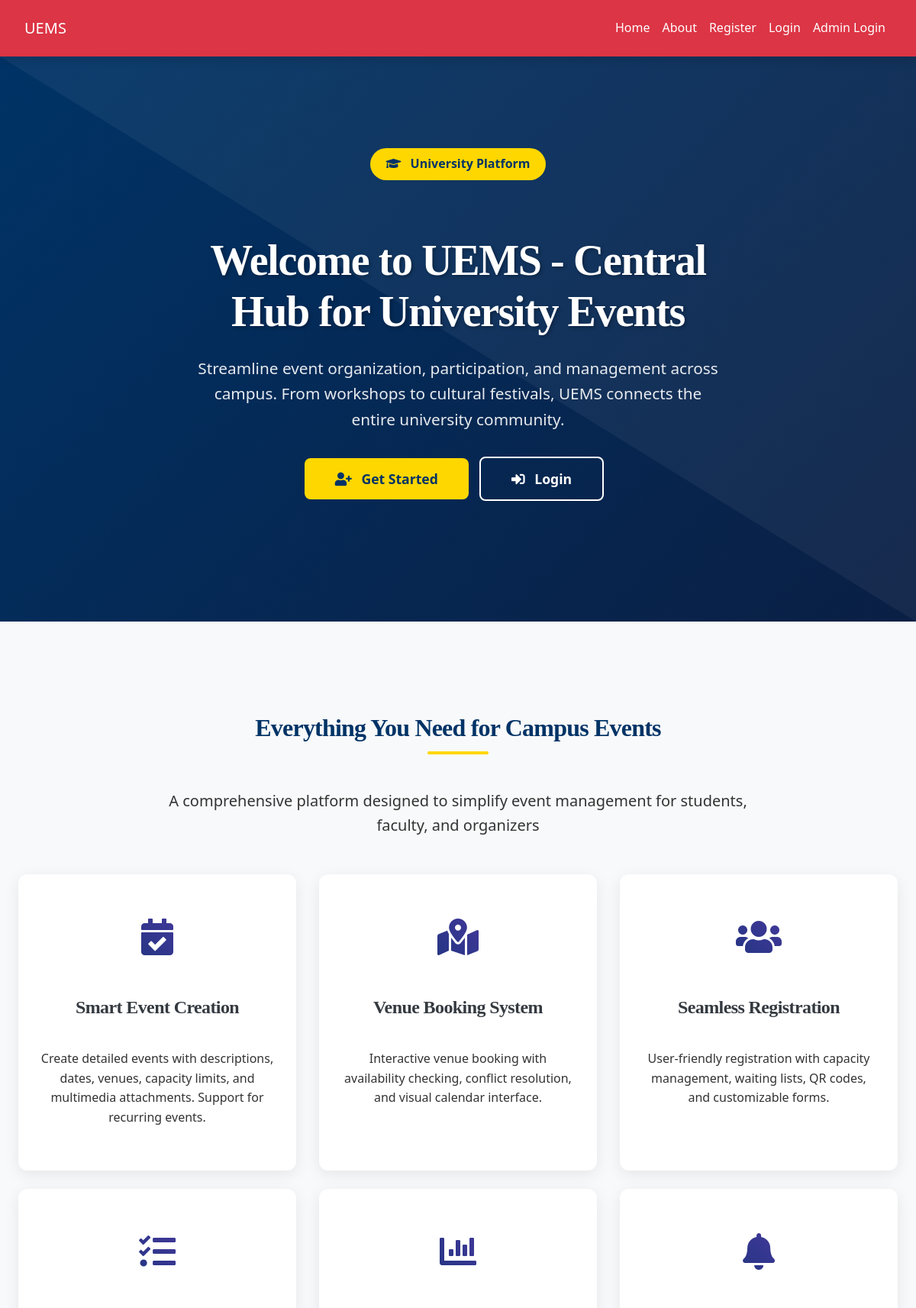
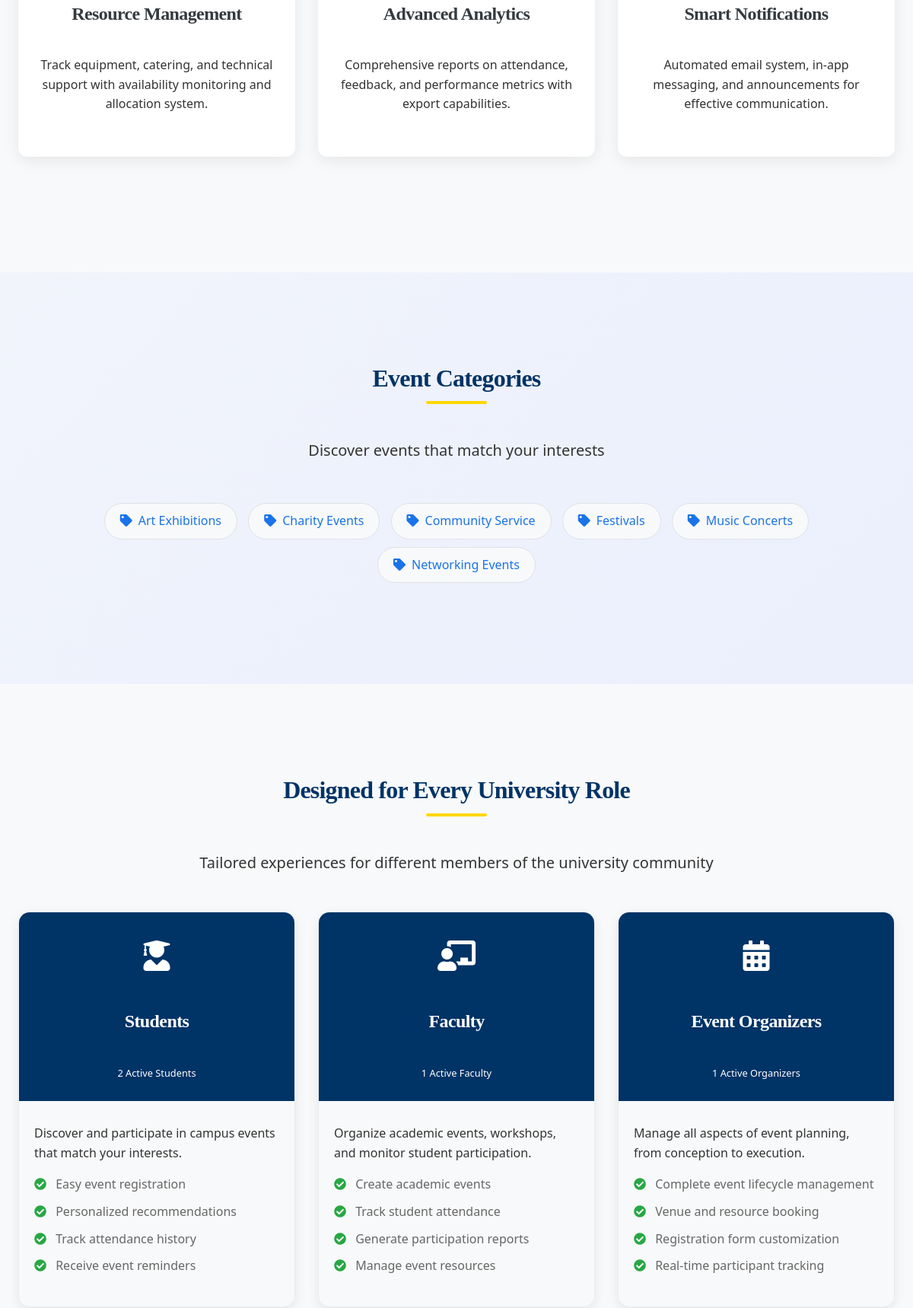
The page / (upper part) on the database its author committed (2 pictures, top to bottom).
### tables this page shows
CREATE TABLE `event_categories` (
  `id` int(11) NOT NULL,
  `name` varchar(100) NOT NULL
);

CREATE TABLE `events` (
  `event_id` int(11) NOT NULL,
  `title` varchar(255) NOT NULL,
  `description` text NOT NULL,
  `organizer_id` int(11) NOT NULL,
  `category_id` int(11) DEFAULT NULL,
  `event_type` enum('one_time','recurring') DEFAULT 'one_time',
  `start_datetime` datetime NOT NULL,
  `end_datetime` datetime NOT NULL,
  `capacity` int(11) DEFAULT 0,
  `registration_deadline` datetime DEFAULT NULL,
  `status` enum('pending','approved','rejected','cancelled','completed') DEFAULT 'pending',
  `banner_image` varchar(255) DEFAULT NULL,
  `created_at` datetime DEFAULT current_timestamp(),
  `updated_at` datetime DEFAULT current_timestamp() ON UPDATE current_timestamp()
);

### index.php (the view, shortened to what this page needs)
<?php
$conn = new mysqli("localhost", "root", "", "uems_db");
$events_sql = "SELECT e.*, c.name as category_name, u.first_name, u.last_name
               FROM events e
               LEFT JOIN event_categories c ON e.category_id = c.id
               LEFT JOIN users u ON e.organizer_id = u.id
               WHERE e.status = 'approved'
               AND e.start_datetime >= CURDATE()
               ORDER BY e.start_datetime ASC
               LIMIT 3";
$events_result = $conn->query($events_sql);
$categories_sql = "SELECT * FROM event_categories LIMIT 6";
$categories_result = $conn->query($categories_sql);
$categories = [];
if ($categories_result->num_rows > 0) {
    while($row = $categories_result->fetch_assoc()) {
        $categories[] = $row;
    }
}
$role_stats_sql = "SELECT role, COUNT(*) as count FROM users WHERE status = 'active' GROUP BY role";
$role_stats_result = $conn->query($role_stats_sql);
$role_counts = [
    'Student' => 0,
    'Faculty' => 0,
    'Event Organizer' => 0
];
if ($role_stats_result->num_rows > 0) {
    while($row = $role_stats_result->fetch_assoc()) {
        $role_counts[$row['role']] = $row['count'];
    }
}
?>
<!DOCTYPE html>
<html lang="en">
<head>
    <link rel="stylesheet" href="https://maxcdn.bootstrapcdn.com/bootstrap/4.5.2/css/bootstrap.min.css">
    <link rel="stylesheet" href="https://cdnjs.cloudflare.com/ajax/libs/font-awesome/5.15.4/css/all.min.css">
    <link rel="stylesheet" href="https://cdn.jsdelivr.net/npm/bootstrap-icons@1.8.1/font/bootstrap-icons.css">
    <link rel="stylesheet" href="./css/style.css">
</head>
<body>
<?php include('navbar.php'); ?>
<section class="hero-section">
    <div class="container">
        <div class="row align-items-center">
            <div class="col-lg-8 mx-auto text-center">
                <div class="hero-badge animate-fade-in-up">
                    <i class="fas fa-graduation-cap mr-2"></i> University Platform
                </div>
                <h1 class="animate-fade-in-up text-white" style="animation-delay: 0.2s">Welcome to UEMS - Central Hub for University Events</h1>
                <p class="lead animate-fade-in-up" style="animation-delay: 0.4s">
                    Streamline event organization, participation, and management across campus.
                    From workshops to cultural festivals, UEMS connects the entire university community.
                </p>
                <div class="mt-4 animate-fade-in-up" style="animation-delay: 0.6s">
                    <?php if (!isset($_SESSION['id'])): ?>
                        <a href="register.php" class="btn btn-hero btn-hero-primary">
                            <i class="fas fa-user-plus mr-2"></i> Get Started
                        </a>
                        <a href="login.php" class="btn btn-hero btn-hero-secondary">
                            <i class="fas fa-sign-in-alt mr-2"></i> Login
                        </a>
                    <?php endif; ?>
                </div>
            </div>
        </div>
    </div>
</section>
<section class="section bg-light">
    <div class="container">
        <h2 class="text-center section-title">Everything You Need for Campus Events</h2>
        <p class="text-center mb-5 lead" style="max-width: 800px; margin: 0 auto 50px;">
            A comprehensive platform designed to simplify event management for students, faculty, and organizers
        </p>
        <div class="row">
            <div class="col-md-4 mb-4">
                <div class="feature-card">
                    <div class="feature-icon">
                        <i class="fas fa-calendar-check"></i>
                    </div>
                    <h4>Smart Event Creation</h4>
                    <p>Create detailed events with descriptions, dates, venues, capacity limits, and multimedia attachments. Support for recurring events.</p>
                </div>
            </div>
            <div class="col-md-4 mb-4">
                <div class="feature-card">
                    <div class="feature-icon">
                        <i class="fas fa-map-marked-alt"></i>
                    </div>
                    <h4>Venue Booking System</h4>
                    <p>Interactive venue booking with availability checking, conflict resolution, and visual calendar interface.</p>
                </div>
            </div>
            <div class="col-md-4 mb-4">
                <div class="feature-card">
                    <div class="feature-icon">
                        <i class="fas fa-users"></i>
                    </div>
                    <h4>Seamless Registration</h4>
                    <p>User-friendly registration with capacity management, waiting lists, QR codes, and customizable forms.</p>
                </div>
            </div>
            <div class="col-md-4 mb-4">
                <div class="feature-card">
                    <div class="feature-icon">
                        <i class="fas fa-tasks"></i>
                    </div>
                    <h4>Resource Management</h4>
                    <p>Track equipment, catering, and technical support with availability monitoring and allocation system.</p>
                </div>
            </div>
            <div class="col-md-4 mb-4">
                <div class="feature-card">
                    <div class="feature-icon">
                        <i class="fas fa-chart-bar"></i>
                    </div>
                    <h4>Advanced Analytics</h4>
                    <p>Comprehensive reports on attendance, feedback, and performance metrics with export capabilities.</p>
                </div>
            </div>
            <div class="col-md-4 mb-4">
                <div class="feature-card">
                    <div class="feature-icon">
                        <i class="fas fa-bell"></i>
                    </div>
                    <h4>Smart Notifications</h4>
                    <p>Automated email system, in-app messaging, and announcements for effective communication.</p>
                </div>
            </div>
        </div>
    </div>
</section>
<section class="section">
    <div class="container">
        <h2 class="text-center section-title">Event Categories</h2>
        <p class="text-center mb-5 lead" style="max-width: 800px; margin: 0 auto 50px;">
            Discover events that match your interests
        </p>
        <div class="text-center">
            <?php foreach($categories as $category): ?>
                <a href="login.php?category=<?= urlencode($category['name']) ?>" class="category-badge">
                    <i class="fas fa-tag mr-2"></i><?= htmlspecialchars($category['name']) ?>
                </a>
            <?php endforeach; ?>
        </div>
    </div>
</section>
<section class="section bg-light">
    <div class="container">
        <h2 class="text-center section-title">Designed for Every University Role</h2>
        <p class="text-center mb-5 lead" style="max-width: 800px; margin: 0 auto 50px;">
            Tailored experiences for different members of the university community
        </p>
        <div class="row">
            <div class="col-lg-4 col-md-6 mb-4">
                <div class="role-card">
                    <div class="role-header">
                        <div class="role-icon">
                            <i class="fas fa-user-graduate"></i>
                        </div>
                        <h4 class="text-white">Students</h4>
                        <small><?= $role_counts['Student'] ?> Active Students</small>
                    </div>
                    <div class="role-body">
                        <p>Discover and participate in campus events that match your interests.</p>
                        <div class="role-feature">
                            <i class="fas fa-check-circle"></i> Easy event registration
                        </div>
                        <div class="role-feature">
                            <i class="fas fa-check-circle"></i> Personalized recommendations
                        </div>
                        <div class="role-feature">
                            <i class="fas fa-check-circle"></i> Track attendance history
                        </div>
                        <div class="role-feature">
                            <i class="fas fa-check-circle"></i> Receive event reminders
                        </div>
                    </div>
                </div>
            </div>
            <div class="col-lg-4 col-md-6 mb-4">
                <div class="role-card">
                    <div class="role-header">
                        <div class="role-icon">
                            <i class="fas fa-chalkboard-teacher"></i>
                        </div>
                        <h4 class="text-white">Faculty</h4>
                        <small><?= $role_counts['Faculty'] ?> Active Faculty</small>
                    </div>
                    <div class="role-body">
                        <p>Organize academic events, workshops, and monitor student participation.</p>
                        <div class="role-feature">
                            <i class="fas fa-check-circle"></i> Create academic events
                        </div>
                        <div class="role-feature">
                            <i class="fas fa-check-circle"></i> Track student attendance
                        </div>
                        <div class="role-feature">
                            <i class="fas fa-check-circle"></i> Generate participation reports
                        </div>
                        <div class="role-feature">
                            <i class="fas fa-check-circle"></i> Manage event resources
                        </div>
                    </div>
                </div>
            </div>
            <div class="col-lg-4 col-md-6 mb-4">
                <div class="role-card">
                    <div class="role-header">
                        <div class="role-icon">
                            <i class="fas fa-calendar-alt"></i>
                        </div>
                        <h4 class="text-white">Event Organizers</h4>
                        <small><?= $role_counts['Event Organizer'] ?> Active Organizers</small>
                    </div>
                    <div class="role-body">
                        <p>Manage all aspects of event planning, from conception to execution.</p>
                        <div class="role-feature">
                            <i class="fas fa-check-circle"></i> Complete event lifecycle management
                        </div>
                        <div class="role-feature">
                            <i class="fas fa-check-circle"></i> Venue and resource booking
                        </div>
                        <div class="role-feature">
                            <i class="fas fa-check-circle"></i> Registration form customization
                        </div>
                        <div class="role-feature">
                            <i class="fas fa-check-circle"></i> Real-time participant tracking
                        </div>
                    </div>
                </div>
            </div>
        </div>
    </div>
</section>
</body>
</html>

### css/style.css (style rules this page uses)
:root { --primary: #007bff; --secondary: #6c757d; --success: #28a745; --info: #17a2b8; --warning: #ffc107; --danger: #dc3545; --light: #f8f9fa; --dark: #2d3436; --accent: #ff6f61; --highlight: #6f42c1; --shadow: rgba(0, 0, 0, 0.15); --transition: all 0.3s ease-in-out; }
body { font-family: 'Inter', 'Segoe UI', Tahoma, Geneva, Verdana, sans-serif; background: linear-gradient(135deg, var(--light) 0%, #e0e7ff 100%); color: var(--dark); line-height: 1.8; margin: 0; padding: 0; min-height: 100vh; font-size: 16px; }
h1, h2, h3, h4 { text-align: center; margin: 2.5rem 0; font-family: 'Georgia', 'Times New Roman', serif; color: var(--dark); font-weight: 700; letter-spacing: -0.025em; }
h1 { font-size: 2.5rem; }
h2 { font-size: 2rem; }
h4 { font-size: 1.5rem; }
.container { max-width: 1200px; margin: 0 auto 3rem; padding: 0 1.5rem; }
a { color: var(--primary); text-decoration: none; font-weight: 500; transition: var(--transition); }

### index.php (style rules this page uses)
:root { --primary: #1a73e8; --secondary: #6c757d; --success: #28a745; --info: #17a2b8; --warning: #ffc107; --danger: #dc3545; --light: #f8f9fa; --dark: #343a40; --accent: #673ab7; --university-blue: #003366; --university-gold: #ffd700; }
body { font-family: 'Segoe UI', Tahoma, Geneva, Verdana, sans-serif; line-height: 1.6; color: #333; }
.hero-section { background: linear-gradient(135deg, var(--university-blue) 0%, #0a1f44 100%); color: white; padding: 120px 0 100px; position: relative; overflow: hidden; }
.hero-section::before { content: ''; position: absolute; top: 0; left: 0; right: 0; bottom: 0; background-size: cover; }
.hero-section h1 { font-size: 3.5rem; font-weight: 800; margin-bottom: 1.5rem; text-shadow: 2px 2px 4px rgba(0,0,0,0.3); }
.hero-section .lead { font-size: 1.3rem; max-width: 700px; margin: 0 auto 2rem; color: rgba(255,255,255,0.9); }
.hero-badge { display: inline-block; background: var(--university-gold); color: var(--university-blue); padding: 8px 20px; border-radius: 30px; font-weight: 600; margin-bottom: 2rem; }
.btn-hero { padding: 14px 40px; font-size: 1.1rem; border-radius: 8px; font-weight: 600; transition: all 0.3s ease; margin: 0 10px 10px 0; }
.btn-hero-primary { background: var(--university-gold); color: var(--university-blue); border: none; }
.btn-hero-secondary { background: transparent; color: white; border: 2px solid white; }
.section { padding: 80px 0; }
.section-title { font-weight: 700; position: relative; margin-bottom: 60px; color: var(--university-blue); }
.section-title::after { content: ''; width: 80px; height: 4px; background: var(--university-gold); position: absolute; bottom: -15px; left: 50%; transform: translateX(-50%); border-radius: 2px; }
.feature-card { border: none; border-radius: 12px; padding: 40px 25px; background: white; box-shadow: 0 5px 20px rgba(0,0,0,0.08); transition: all 0.3s ease; height: 100%; text-align: center; border-top: 4px solid transparent; }
.feature-icon { font-size: 3rem; margin-bottom: 25px; color: var(--university-blue); background: linear-gradient(45deg, var(--university-blue), var(--accent)); -webkit-background-clip: text; -webkit-text-fill-color: transparent; }
.role-card { border-radius: 15px; overflow: hidden; box-shadow: 0 5px 15px rgba(0,0,0,0.08); transition: all 0.3s ease; border: 1px solid #e9ecef; height: 100%; }
.role-header { background: var(--university-blue); color: white; padding: 25px 20px; text-align: center; }
.role-icon { font-size: 2.5rem; margin-bottom: 15px; }
.role-body { padding: 30px 20px; }
.role-feature { margin-bottom: 10px; color: #666; }
.role-feature i { color: var(--success); margin-right: 8px; }
.category-badge { display: inline-block; padding: 10px 20px; margin: 5px; background: #f8f9fa; border: 1px solid #dee2e6; border-radius: 25px; transition: all 0.3s ease; }
.animate-fade-in-up { animation: fadeInUp 0.6s ease-out; }

### rows shown on the page
event_categories: name "Art Exhibitions"
event_categories: name "Charity Events"
event_categories: name "Community Service"
event_categories: name "Festivals"
event_categories: name "Music Concerts"
event_categories: name "Networking Events"
events: organizer "1"

### other values the page prints
$role_counts['Student'] "2"
